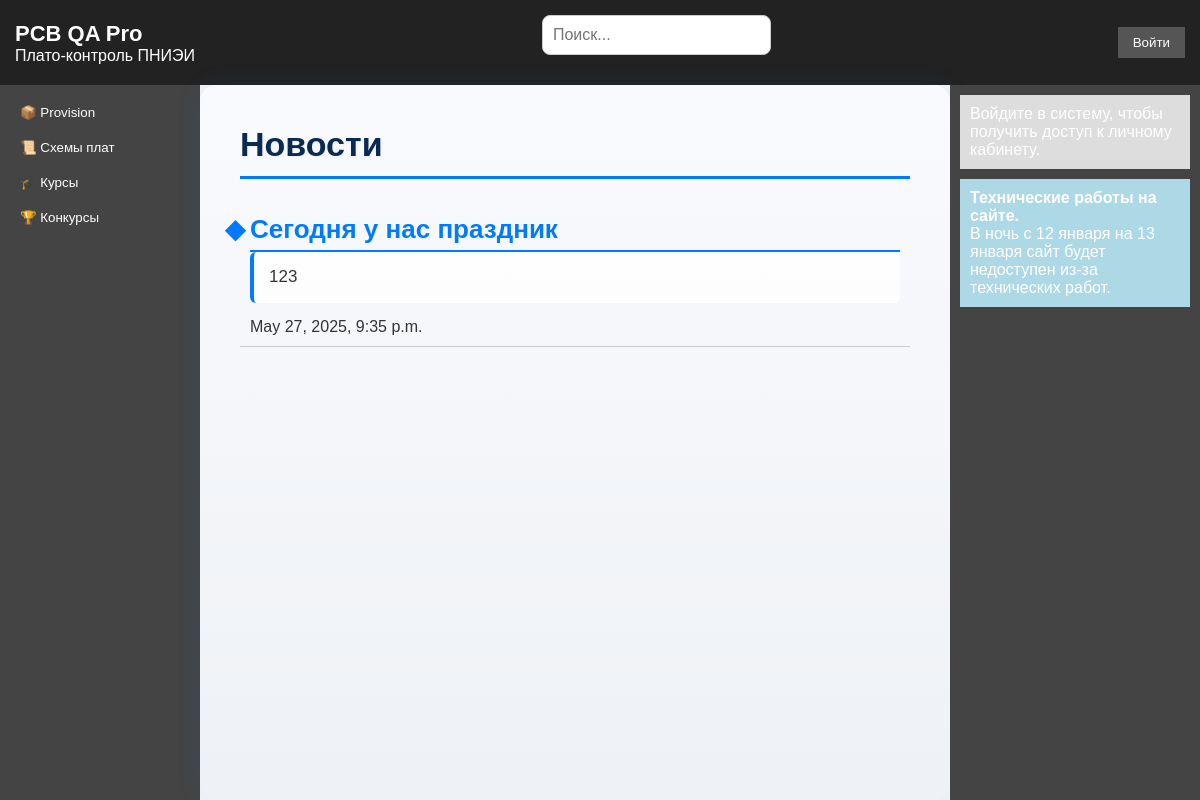
The page / on the database its author committed.
### education/models.py (models this page shows, shortened)
class News(models.Model):
    title = models.CharField(max_length=255)
    short_description = models.TextField()
    content = models.TextField()
    pub_date = models.DateTimeField(auto_now_add=True)

### education/views.py (the view)
# urls.py: path('', views.RenderMainPage.as_view(), name='main'),
class RenderMainPage(View):
    def get(self, request):
        current_user = None
        role = None
        if request.user.is_authenticated:
            current_user = CustomerUser.objects.get(pk=request.user.pk)
            role = current_user.role
        news = News.objects.all().order_by('-pub_date')
        return render(request, "education/main.html", context={
            "user": current_user,
            "role": role,
            "news": news
        })

### education/templates/education/main.html (shortened to what this page needs)
<!DOCTYPE html>
<html lang="ru">
<head>
</head>
<body>
<div class="container">
  <header>
    <div class="logo">
      <a href="{% url 'education:main' %}" style="text-decoration: none; color: inherit;">
        <h1>PCB QA Pro</h1>
        <p>Плато-контроль ПНИЭИ</p>
      </a>
    </div>
    <div class="search">
      <form action="{% if current_app == 'courses' %}{% url 'education:course_list' %}{% elif current_app == 'contests' %}{% url 'education:contest_list' %}{% else %}/{% endif %}"
            method="get">
        <input type="text" name="q" placeholder="Поиск..." value="{{ request.GET.q|default:'' }}">
      </form>
    </div>
    <div class="user">
      {% if user.is_authenticated %}
      <a href="{% url 'education:profile' %}">
        <button>{{ user.username }}</button>
      </a><a href="{% url 'education:logout' %}">
      <button type="submit" class="login-btn" style="margin-left: 10px; background-color: #b33a3a;">Выйти</button>
    </a>
      {% else %}
      <a href="{% url 'education:login' %}">
        <button class="login-btn">Войти</button>
      </a>
      {% endif %}
    </div>
  </header>
  <div class="main-content">
    <nav class="sidebar left">
      <a href="{% url 'education:provision' %}">
        <button>📦 Provision</button>
      </a>
      <a href="{% url 'education:schemes' %}">
        <button>📜 Схемы плат</button>
      </a>
      <a href="{% url 'education:course_list' %}">
        <button>🎓 Курсы</button>
      </a>
      <a href="{% url 'education:contest_list' %}">
        <button>🏆 Конкурсы</button>
      </a>
    </nav>
    <main>
      {% block content %}
      <h1>Новости</h1>
      <section class="news-list">
        {% for new in news %}
        <article class="news-item">
          <h2><a href="{% url 'education:news_detail' new.id %}">{{ new.title }}</a></h2>
          <p>{{ new.short_description }}</p>
          <span class="date">{{ new.pub_date }}</span>
        </article>
        {% endfor %}
      </section>
      {% endblock %}
    </main>
    <aside class="sidebar right">
      <div class="login-box">
        Войдите в систему, чтобы получить доступ к личному кабинету.
      </div>
      <div class="alert">
        <strong>Технические работы на сайте.</strong>
        <p>В ночь с 12 января на 13 января сайт будет недоступен из-за технических работ.</p>
      </div>
    </aside>
  </div>
</div>
</body>
</html>

### education/templates/education/main.html (style rules this page uses)
* { margin: 0; padding: 0; box-sizing: border-box; font-family: Arial, sans-serif; }
body { background-color: #eee; }
.container { display: flex; flex-direction: column; height: 100vh; }
header { display: flex; justify-content: space-between; align-items: center; background-color: #222; color: white; padding: 15px; }
.logo h1 { font-size: 22px; }
.search { display: flex; align-items: center; }
.search input { padding: 5px; border: none; border-radius: 3px; }
.login-btn { background-color: #555; color: white; border: none; padding: 8px 15px; cursor: pointer; }
.main-content { display: flex; flex: 1; }
.sidebar { background-color: #444; color: white; width: 200px; display: flex; flex-direction: column; padding: 10px; }
.left button { background: none; color: white; border: none; padding: 10px; text-align: left; cursor: pointer; }
main { flex: 1; padding: 20px; background-color: white; }
.right { width: 250px; padding: 10px; background-color: #444; }
.login-box, .alert { padding: 10px; background-color: #ddd; margin-bottom: 10px; }
.alert { background-color: lightblue; }
.news-list .news-item { padding: 10px; border-bottom: 1px solid #ccc; }
.news-list .news-item h2 { margin: 0; }
.news-list .news-item a { text-decoration: none; color: #007bff; }
body { font-family: Arial, sans-serif; background-color: #f4f4f4; color: #333; margin: 0; padding: 0; }
section h2 { font-size: 22px; margin-bottom: 20px; border-bottom: 2px solid #007bff; padding-bottom: 5px; color: #222; }
main { background: linear-gradient(to bottom, #f9fafe, #eef1f5); padding: 40px; border-radius: 16px; box-shadow: 0 0 25px rgba(0, 123, 255, 0.1); font-family: "Segoe UI", sans-serif; animation: fadeIn 0.5s ease-in-out; }
main h1 { font-size: 34px; margin-bottom: 25px; color: #0a2a52; border-bottom: 3px solid #007bff; padding-bottom: 12px; text-shadow: 1px 1px 2px rgba(0,0,0,0.05); }
main h2 { font-size: 26px; margin-top: 40px; color: #0056b3; position: relative; }
main h2::before { content: "◆"; position: absolute; left: -25px; color: #007bff; }
main p { font-size: 17px; line-height: 1.8; margin-bottom: 15px; color: #333; background-color: #ffffffd1; padding: 10px 15px; border-left: 4px solid #007bff; border-radius: 6px; }
input[type="text"], input[type="email"], input[type="password"], textarea { padding: 10px; border-radius: 8px; border: 1px solid #ccc; font-size: 16px; width: 100%; margin-bottom: 15px; transition: 0.3s; }

### rows shown on the page
News: title "Сегодня у нас праздник", short_description "123", pub_date "May 27, 2025, 9:35 p.m."
